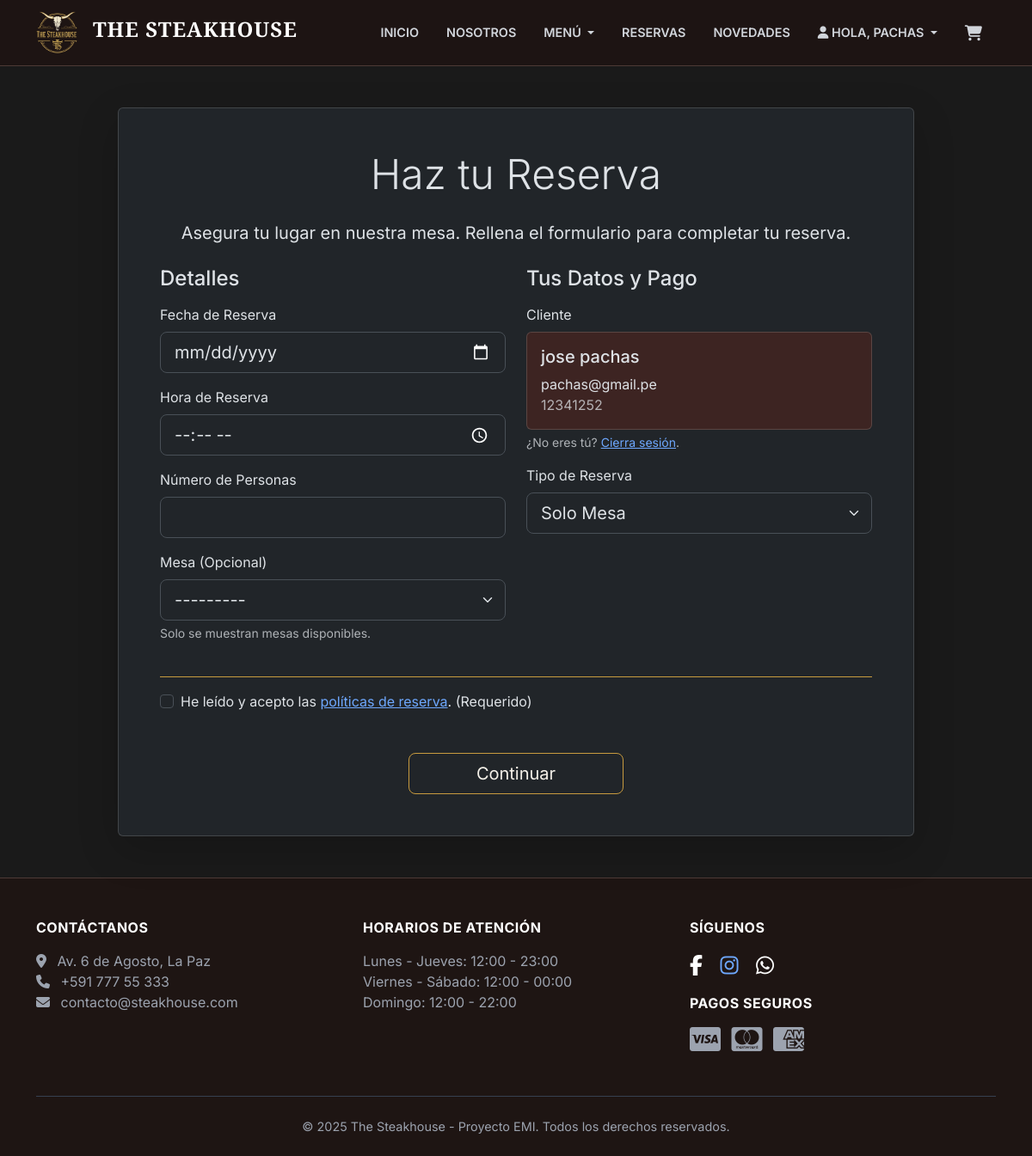
Screenshot of /reservas/ (signed in) with the database file from the repository.
### reservas/models.py (models this page shows, shortened)
class Reserva(models.Model):
    ESTADO_CHOICES = (
        ('PENDIENTE', 'Pendiente'),
        ('CONFIRMADA', 'Confirmada'),
        ('CANCELADA', 'Cancelada'),
        ('COMPLETADA', 'Completada'),
        ('NO_SHOW', 'No Show'),
    )
    TIPO_PAGO_CHOICES = (
        ('SOLO_MESA', 'Solo Mesa'),
        ('PAGO_ADELANTADO', 'Pago QR'),
        ('TARJETA', 'Tarjeta'),
    )
    id = models.UUIDField(primary_key=True, default=uuid.uuid4, editable=False)
    cliente = models.ForeignKey(Cliente, on_delete=models.CASCADE)
    mesa = models.ForeignKey(Mesa, on_delete=models.SET_NULL, null=True, blank=True)
    fecha_reserva = models.DateField()
    hora_reserva = models.TimeField()
    numero_personas = models.IntegerField()
    estado = models.CharField(max_length=20, choices=ESTADO_CHOICES, default='PENDIENTE')
    tipo_pago = models.CharField(max_length=20, choices=TIPO_PAGO_CHOICES, default='SOLO_MESA')

### clientes/models.py (models this page shows, shortened)
class Cliente(models.Model):
    usuario = models.OneToOneField(User, on_delete=models.CASCADE, related_name="cliente")
    nombre = models.CharField(max_length=100)
    apellido = models.CharField(max_length=100)
    email = models.EmailField(unique=True)
    telefono = models.CharField(max_length=20, blank=True, null=True)
    fecha_registro = models.DateTimeField(auto_now_add=True)

### reservas/views.py (the view)
# urls.py: path('', views.reservation_view, name='reservas_page'),
@login_required(login_url='login')
def reservation_view(request):
    try:
        cliente_actual = request.user.cliente
    except Cliente.DoesNotExist:
        messages.error(request, 'Las cuentas de Administrador no pueden hacer reservas. Por favor, usa una cuenta de cliente.')
        return redirect('home')
    if request.method == 'POST':
        form = ReservaForm(request.POST)
        if form.is_valid():
            reserva = form.save(commit=False)
            reserva.cliente = cliente_actual
            if reserva.tipo_pago == 'SOLO_MESA':
                reserva.estado = 'CONFIRMADA'
                reserva.save()
                try:
                    enviar_email_automatico(
                        '¡Tu reserva en The Steakhouse está confirmada!',
                        'emails/confirmacion_reserva.html',
                        {'reserva': reserva, 'cliente': reserva.cliente},
                        reserva.cliente.email
                    )
                    messages.success(request, '¡Reserva confirmada! Se ha enviado un correo con los detalles.')
                except Exception as e:
                    messages.warning(request, f'Reserva confirmada, pero no se pudo enviar el correo: {e}')
                return redirect('home')
            elif reserva.tipo_pago == 'PAGO_ADELANTADO':
                reserva.estado = 'PENDIENTE'
                reserva.save()
                return redirect('payment_waiting_view', reserva_id=reserva.id)
            elif reserva.tipo_pago == 'TARJETA':
                reserva.estado = 'PENDIENTE'
                reserva.save()
                return redirect('payment_tarjeta_view', reserva_id=reserva.id)
    else:
        form = ReservaForm(initial={'cliente': cliente_actual})
    mesas_disponibles = Mesa.objects.filter(estado='DISPONIBLE')
    form.fields['mesa'].queryset = mesas_disponibles
    context = {
        'form': form,
        'cliente_actual': cliente_actual
    }
    return render(request, 'reservas.html', context)

### core/models.py (called while the page is built)
    def __str__(self):
        return f"Mesa {self.numero} ({self.get_tipo_display()}) - Capacidad: {self.capacidad}"

### templates/reservas.html (shortened to what this page needs)
{% extends 'base.html' %}
{% load static %}
{% block content %}
<main id="main-content" class="container my-5">
    <div class="row justify-content-center">
        <div class="col-lg-10">
            <div class="card card-dark-theme shadow-lg">
                <div class="card-body p-4 p-md-5">
                    <h1 class="text-center title-gold display-5 mb-4">Haz tu Reserva</h1>
                    <p class="text-center fs-5 mb-4">
                        Asegura tu lugar en nuestra mesa. Rellena el formulario para completar tu reserva.
                    </p>
                    <form method="POST" action="{% url 'reservas_page' %}" id="reservationForm">
                        <div class="row g-4">
                            <div class="col-lg-6">
                                <h3 class="title-gold fs-4 mb-3">Detalles</h3>
                                <div class="mb-3">
                                    <label for="{{ form.fecha_reserva.id_for_label }}" class="form-label">Fecha de Reserva</label>
                                    {{ form.fecha_reserva }}
                                </div>
                                <div class="mb-3">
                                    <label for="{{ form.hora_reserva.id_for_label }}" class="form-label">Hora de Reserva</label>
                                    {{ form.hora_reserva }}
                                </div>
                                <div class="mb-3">
                                    <label for="{{ form.numero_personas.id_for_label }}" class="form-label">Número de Personas</label>
                                    {{ form.numero_personas }}
                                </div>
                                <div class="mb-3">
                                    <label for="{{ form.mesa.id_for_label }}" class="form-label">Mesa (Opcional)</label>
                                    {{ form.mesa }}
                                    <div class="form-text">Solo se muestran mesas disponibles.</div>
                                </div>
                            </div>
                            <div class="col-lg-6">
                                <h3 class="title-gold fs-4 mb-3">Tus Datos y Pago</h3>
                                <div class="mb-3">
                                    <label class="form-label">Cliente</label>
                                    <div class="card card-dark-theme" style="background-color: #3d2422;">
                                        <div class="card-body">
                                            <h5 class="card-title">{{ cliente_actual.nombre }} {{ cliente_actual.apellido }}</h5>
                                            <p class="card-text mb-0">{{ cliente_actual.email }}</g>
                                            <p class="card-text text-muted">{{ cliente_actual.telefono|default_if_none:"Sin teléfono" }}</g>
                                        </div>
                                    </div>
                                    <div class="form-text">
                                        ¿No eres tú? <a href="{% url 'logout' %}">Cierra sesión</a>.
                                    </div>
                                </div>
                                <div class="mb-3">
                                    <label for="{{ form.tipo_pago.id_for_label }}" class="form-label">Tipo de Reserva</label>
                                    {{ form.tipo_pago }}
                                </div>
                            </div>
                        </div>
                        <div class="col-12 mt-4 pt-3" style="border-top: 1px solid #c89b3f;">
                            <div class="form-check">
                                <input class="form-check-input" type="checkbox" id="id_politicas" required>
                                <label class="form-check-label" for="id_politicas">
                                    He leído y acepto las <a href="#">políticas de reserva</a>. (Requerido)
                                </label>
                            </div>
                        </div>
                        <div class="text-center mt-5">
                            <button type="submit" class="btn btn-outline-light btn-lg" style="border-color: #c89b3f; color: #f4f0e8; min-width: 250px;">
                                Continuar
                            </button>
                        </div>
                    </form>
                </div>
            </div>
        </div>
    </div>
</main>
{% endblock %}

### templates/base.html (shortened to what this page needs)
{% load static %}
<!DOCTYPE html>
<html lang="es" data-bs-theme="dark">
<head>
    <link href="https://cdn.jsdelivr.net/npm/bootstrap@5.3.3/dist/css/bootstrap.min.css" rel="stylesheet" xintegrity="sha384-QWTKZyjpPEjISv5WaRU9OFeRpok6YctnYmDr5pNlyT2bRjXh0JMhjY6hW+ALEwIH" />
    <link rel="stylesheet" href="https://cdnjs.cloudflare.com/ajax/libs/font-awesome/6.5.2/css/all.min.css" />
    <link rel="stylesheet" href="{% static 'core/css/main.css' %}" />
</head>
<body class="{% block body_class %}site-container{% endblock %}">
    <header id="main-header" class="sticky-top">
        <nav class="navbar navbar-expand-lg">
            <div class="container">
                <a class="navbar-brand" href="{% url 'home' %}">
                    <img src="{% static 'core/img/logo-steakhouse.png' %}" alt="Logo The Steakhouse" style="height: 50px;">
                    <span class="navbar-brand-text">THE STEAKHOUSE</span>
                </a>
                <div class="collapse navbar-collapse" id="mainNavbar">
                    <ul class="navbar-nav ms-auto mb-2 mb-lg-0 align-items-center">
                        <li class="nav-item">
                            <a class="nav-link" href="{% url 'home' %}#inicio">Inicio</a>
                        </li>
                        <li class="nav-item">
                            <a class="nav-link" href="{% url 'home' %}#nosotros">Nosotros</a>
                        </li>
                        <li class="nav-item dropdown">
                            <a class="nav-link dropdown-toggle" href="{% url 'menu_page' %}" id="menuDropdown" role="button" data-bs-toggle="dropdown" aria-expanded="false">
                                Menú
                            </a>
                        </li>
                         <li class="nav-item">
                            <a class="nav-link" href="{% url 'reservas_page' %}">Reservas</a>
                        </li>
                        <li class="nav-item">
                            <a class="nav-link" href="{% url 'home' %}#novedades">Novedades</a>
                        </li>
                        {% if user.is_authenticated %}
                            <li class="nav-item dropdown">
                                <a class="nav-link dropdown-toggle" href="#" role="button" data-bs-toggle="dropdown" aria-expanded="false">
                                    <i class="fa fa-user"></i> Hola, {{ user.username }}
                                </a>
                            </li>
                        {% endif %}
                        <li class="nav-item">
                            <a class="nav-link" href="{% url 'ver_carrito' %}" title="Ver Carrito">
                            </a>
                        </li>
                    </ul>
                </div>
            </div>
        </nav>
    </header>
    <main class="site-content">
        {% block content %}
        {% endblock %}
    </main>
    <footer id="main-footer">
        <div class="container">
            <div class="row">
                <div class="col-md-4 mb-3">
                    <h5>Contáctanos</h5>
                    <ul class="list-unstyled">
                        <li><i class="fa fa-map-marker-alt me-2"></i> Av. 6 de Agosto, La Paz</li>
                        <li><i class="fa fa-phone me-2"></i> +591 777 55 333</li>
                        <li><i class="fa fa-envelope me-2"></i> contacto@steakhouse.com</li>
                    </ul>
                </div>
                <div class="col-md-4 mb-3">
                    <h5>Horarios de Atención</h5>
                    <p>
                        Lunes - Jueves: 12:00 - 23:00<br>
                        Viernes - Sábado: 12:00 - 00:00<br>
                        Domingo: 12:00 - 22:00
                    </p>
                </div>
                <div class="col-md-4 mb-3">
                    <h5>Síguenos</h5>
                    <div class="social-icons">
                        <a href="#" class="text-white"><i class="fab fa-facebook-f"></i></a>
                        <a href="#" classa="text-white"><i class="fab fa-instagram"></i></a>
                        <a href="#" class="text-white"><i class="fab fa-whatsapp"></i></a>
                    </div>
                    <h5 class="mt-3">Pagos Seguros</h5>
                    <i class="fab fa-cc-visa fa-2x me-2"></i>
                    <i class="fab fa-cc-mastercard fa-2x me-2"></i>
                    <i class="fab fa-cc-amex fa-2x"></i>
                </div>
            </div>
            <div class="footer-bottom">
                &copy; 2025 The Steakhouse - Proyecto EMI. Todos los derechos reservados.
            </div>
        </div>
    </footer>
</body>
</html>

### core/static/core/css/main.css (style rules this page uses)
body { background-color: #1a1a1a; font-family: 'Inter', sans-serif; color: #f3f4f6; }
.font-serif-display, .section-title, .navbar-brand-text { font-family: 'Playfair Display', serif; font-weight: 700; }
#main-header .navbar { background-color: rgba(30, 21, 19, 0.9); backdrop-filter: blur(10px); -webkit-backdrop-filter: blur(10px); border-bottom: 1px solid #4d3a36; padding-top: 0.5rem; padding-bottom: 0.5rem; }
#main-header .navbar-brand-text { font-size: 1.5rem; color: #fff; margin-left: 0.75rem; letter-spacing: 1px; }
#main-header .nav-link { color: #d1d5db; font-weight: 600; text-transform: uppercase; font-size: 0.9rem; padding: 0.5rem 1rem; transition: color 0.3s ease; }
#main-footer { background-color: #1e1513; color: #9ca3af; padding-top: 3rem; margin-top: 0; border-top: 1px solid #4d3a36; }
#main-footer h5 { color: #fff; text-transform: uppercase; font-weight: 700; letter-spacing: 0.5px; font-size: 1rem; margin-bottom: 1rem; }
#main-footer .social-icons a { font-size: 1.5rem; margin-right: 1rem; transition: color 0.3s ease; }
#main-footer .footer-bottom { text-align: center; padding: 1.5rem 0; margin-top: 2rem; border-top: 1px solid #374151; font-size: 0.9rem; }

### templates/base.html (style rules this page uses)
.site-container { display: flex; flex-direction: column; min-height: 100vh; }
.site-content { flex-grow: 1; }

### rows the page displays
Cliente: nombre "jose", apellido "pachas", email "pachas@gmail.pe", telefono "12341252"

### other values shown
{{ user.username }} "PACHAS"
